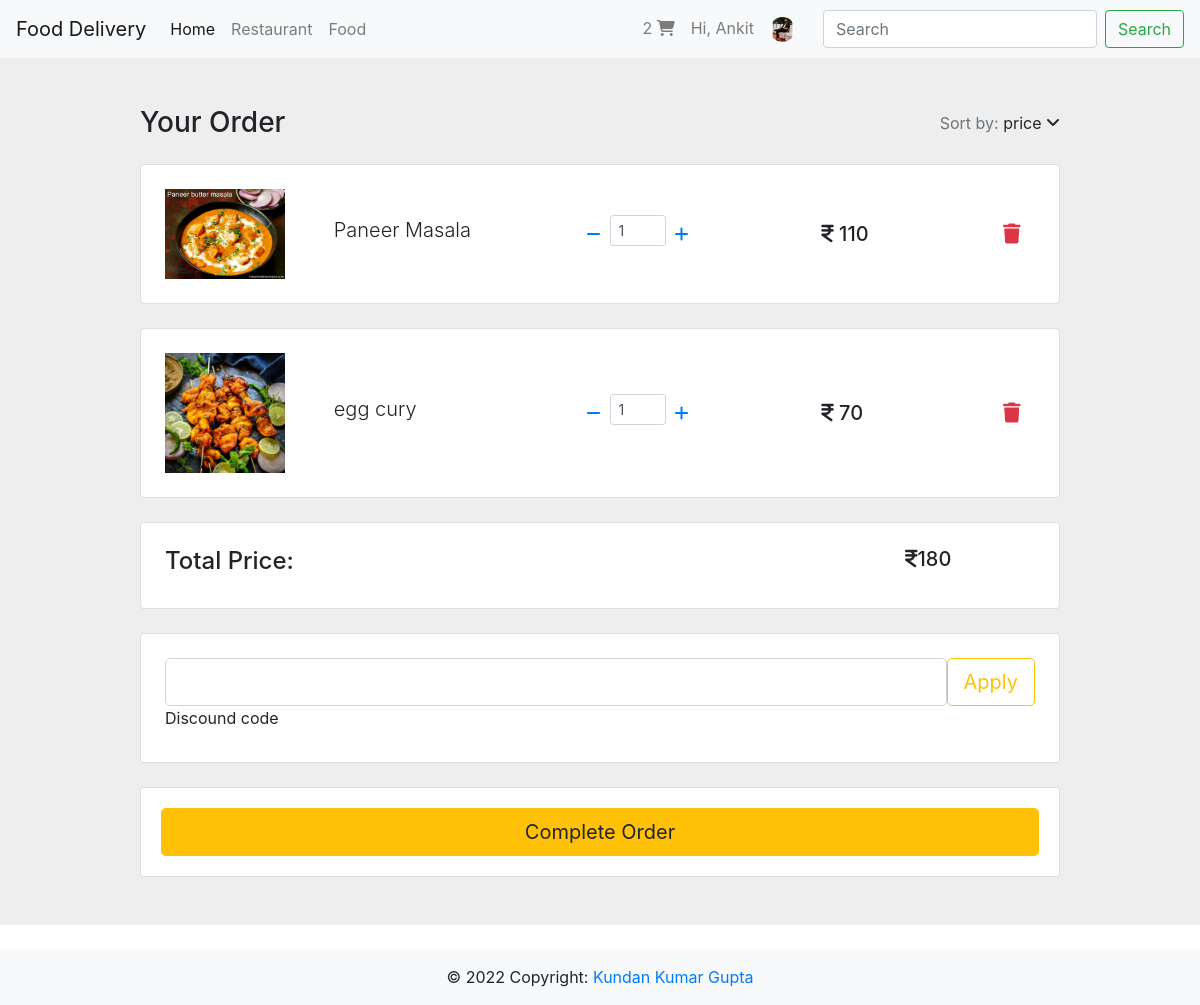
The app's page /restaurant/cart/ (signed in), older data.
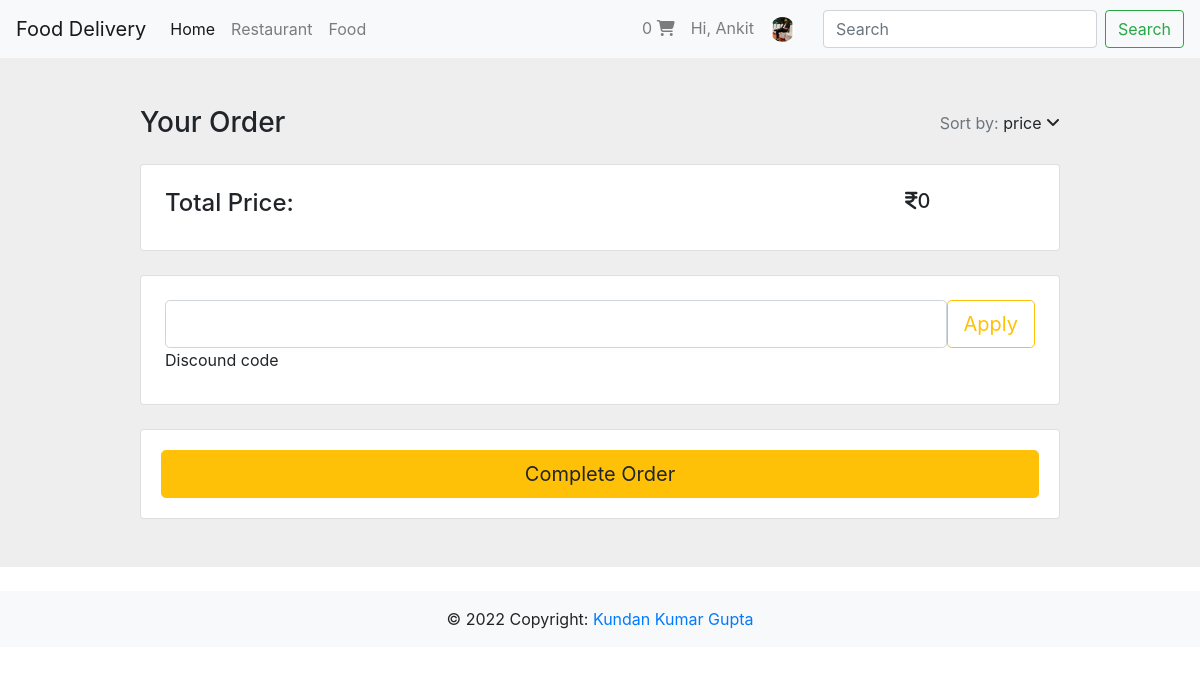
The same page, newer data.
### user/models.py (models this page shows, shortened)
class users(AbstractUser):
    username = None
    email = models.EmailField(_("email address"), unique=True)
    address = models.OneToOneField(Address, blank=True,null=True, on_delete=models.SET_NULL, related_name="user_address")
    image = models.ImageField(null=True, blank=True,default="default.png")
    phone = models.CharField(max_length=50,null=True,blank=True)
    is_customer = models.BooleanField(default=True)
    is_delivery_person = models.BooleanField(default=False)
    USERNAME_FIELD = 'email'
    REQUIRED_FIELDS = []
    objects = CustomUserManager()

### reastaurant/models.py (models this page shows, shortened)
class Cart(models.Model):
    food = models.ForeignKey(Food, on_delete=models.SET_NULL, null=True, blank=True)
    quantity = models.IntegerField(default=0)
    user = models.ForeignKey(users, on_delete=models.CASCADE, null=True,blank=True, related_name="all_cart_food")
    restaurant = models.ForeignKey(Restaurant, on_delete=models.CASCADE, null=True, blank=True)

class Food(models.Model):
    name = models.CharField(max_length=100)
    price = models.IntegerField()
    image = models.ManyToManyField(Image)
    item = models.ForeignKey(Item, on_delete=models.CASCADE, related_name='food_items')

class Image(models.Model):
    image = models.ImageField(upload_to="img")

### reastaurant/views.py (the view)
# urls.py: path('cart/',views.cart, name='cart'),
@login_required(login_url='user:login')
def cart(request):
    try:
        carts = request.user.all_cart_food.all()
        total=0
        for cart in carts:
            total += cart.quantity * cart.food.price
        return render(request, "cart.html", context={"carts":carts,"total_price":total})
    except Exception as ex:
        logging.warning(ex)
        return render(request,'error.html')

### reastaurant/templates/cart.html (shortened to what the changed rows need)
{% extends 'base.html' %}
    {% block content %}
    <div class="item">
        <section class="h-100" style="background-color: #eee;">
            <div class="container h-100 py-5">
              <div class="row d-flex justify-content-center align-items-center h-100">
                <div class="col-10">
                  {% for cart in carts  %}
                  <div class="card rounded-3 mb-4">
                    <div class="card-body p-4">
                      <div class="row d-flex justify-content-between align-items-center">
                        <div class="col-md-2 col-lg-2 col-xl-2">
                          <img
                            src="{{cart.food.image.all.0.image.url}}"
                            class="img-fluid rounded-3" alt="{{cart.food.name}}">
                        </div>
                        <div class="col-md-3 col-lg-3 col-xl-3">
                          <p class="lead fw-normal mb-2">{{cart.food.name}}</p>
                        </div>
                        <div class="col-md-3 col-lg-3 col-xl-2 d-flex">
                          <button class="btn btn-link px-2"
                            onclick="this.parentNode.querySelector('input[type=number]').stepDown()">
                            <a href="{% url 'reastaurent:decrement_quantity' cart.id %}">
                            <i class="fas fa-minus"></i>
                            </a>
                          </button>
                          <input id="formValue" min="0" name="quantity" value="{{cart.quantity}}" type="number"
                            class="form-control form-control-sm" />
                          <button class="btn btn-link px-2"
                            onclick="this.parentNode.querySelector('input[type=number]').stepUp()">
                            <a href="{% url 'reastaurent:increment_quantity' cart.id %}"><i class="fas fa-plus"></i></a>
                          </button>
                        </div>
                        <div class="col-md-3 col-lg-2 col-xl-2 offset-lg-1">
                          <h5 class="mb-0"><i class="fa fa-inr" aria-hidden="true"></i> {% widthratio cart.quantity 1 cart.food.price %}</h5>
                        </div>
                        <div class="col-md-1 col-lg-1 col-xl-1 text-end">
                          <button type="button" onclick="checkUser({{cart.id}})" class="text-danger btn"><i class="fas fa-trash fa-lg"></i></button>
                        </div>
                      </div>
                    </div>
                  </div>
                  {% endfor %}
                  <div class="card mb-4">
                    <div class="card-body p-4 d-flex flex-row">
                      <div class="col-md-3 col-lg-2 col-xl-2 offset-lg-1">
                        <h5 class="mb-0"> <i class="fa fa-inr" aria-hidden="true"></i>{{total_price}}</h5>
                      </div>
                    </div>
                  </div>
                </div>
              </div>
            </div>
          </section>
    </div>
    {% endblock content %}

### templates/include/navbar.html (shortened to what this page needs)
{% load static %}
<nav class="navbar navbar-expand-lg navbar-light bg-light sticky-top">
    <a class="navbar-brand" href="{% url 'user:home' %}">Food Delivery</a>
    <div class="collapse navbar-collapse" id="navbarNavDropdown">
      <ul class="navbar-nav">
        <li class="nav-item active">
          <a class="nav-link" href="{% url 'user:home' %}">Home <span class="sr-only">(current)</span></a>
        </li>
        <li class="nav-item">
          <a class="nav-link" href="{% url 'reastaurent:restaurant_all' %}">Restaurant</a>
        </li>
        <li class="nav-item">
          <a class="nav-link" href="{% url 'reastaurent:view_all_food' %}">Food</a>
        </li>
        {% if  request.user.is_authenticated %}
        </ul>
        <ul class="navbar-nav ml-auto">
          <li class="nav-item">
            <a href="{% url 'reastaurent:cart' %}" class="nav-link">{{request.user.all_cart_food.all.count}} <i class="fas fa-shopping-cart"></i></a>
          </li>
          <li class="nav-item">
            <a class="nav-link" href="{% url 'user:profile' %}">Hi, {{request.user.first_name}}</a>
          </li>
          <li class="nav-item dropdown nav-user" style="margin-right:20px;">
            <a class="nav-link nav-user-img" href="#" id="navbarDropdownMenuLink2" data-toggle="dropdown" aria-haspopup="true" aria-expanded="false"><img src="{{request.user.image.url}}" alt="" height="25" class="user-avatar-md rounded-circle"></a>
          </li>
        </ul>
        {% endif %}
    </div>
    <form class="form-inline my-2 my-lg-0" action="{% url 'reastaurent:search' %}" method='POST'>
      <input class="form-control mr-sm-2" type="search" placeholder="Search" aria-label="Search" name="search">
      <button class="btn btn-outline-success my-2 my-sm-0" type="submit">Search</button>
    </form>
  </nav>

Row changes from the older to the newer data that the page shows:
removed Cart: food.image.all.0.image (picture), food.name "Paneer Masala", quantity "1", quantity+food "110"
removed Cart: food.image.all.0.image (picture), food.name "egg cury", quantity "1", quantity+food "70"
changed users "Ankit": user.all_cart_food.all.count "2" → "0"
Text that changed along with them:
{{ total_price }}: "180" → "0"
